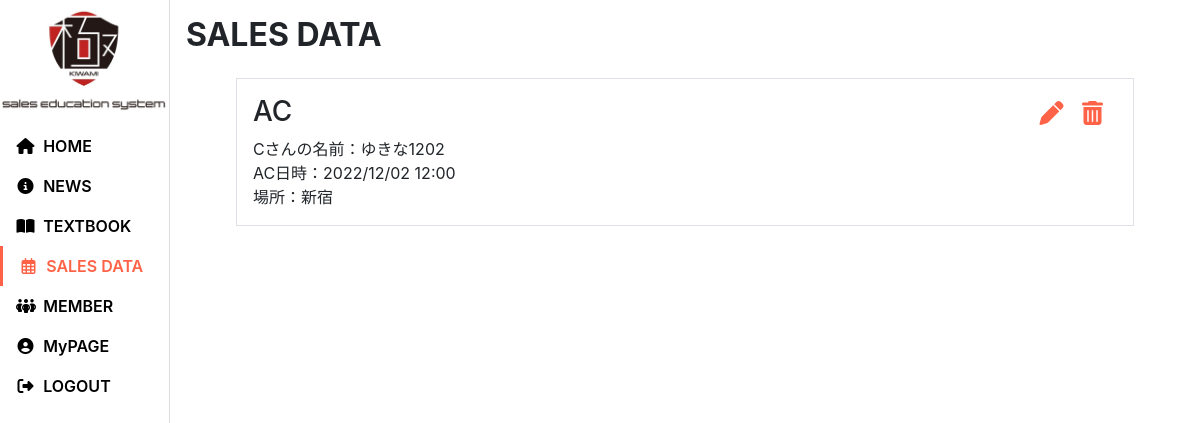
Page /sales/ac/18/ (signed in) on the committed database.
### sales/models.py (models this page shows, shortened)
class AC(models.Model):
    dt      = models.DateTimeField(verbose_name="投稿日時", default=timezone.now)
    user    = models.ForeignKey(settings.AUTH_USER_MODEL, verbose_name="投稿者", on_delete=models.CASCADE)
    ac_date = models.DateTimeField(verbose_name="AC日時")
    c_name  = models.CharField(verbose_name="Cさんの名前", max_length=10, null=True, blank=True)
    place   = models.CharField(verbose_name="AC場所", max_length=200, null=True, blank=True)

### sales/views.py (the view, shortened to what this page needs)
class ACDetailView(LoginRequiredMixin,View):
    def get(self, request, pk, *args, **kwargs):
        context = {}
        context["ac"]   = AC.objects.filter(id=pk).first()
        return render(request, "sales/ac_detail.html", context)

### templates/sales/ac_detail.html (shortened to what this page needs)
{% extends "oneall/base.html" %}
{% load static %}
{% block extra_head %}
<link rel="stylesheet" href="{% static 'sales/css/index.css' %}">
<link rel="stylesheet" href="{% static 'sales/css/detail.css' %}">
{% endblock %}
{% block main %}
<h1>SALES DATA</h1>
<div class="sales_data_detail border">
    <div class="sales_data_icons">
        <label class="sales_data_icon edit" value="{{ ac.id }}" for="ac_edit_chk"><i class="fa-solid fa-pen"></i></label>
        <button class="sales_data_icon trash" value="{{ ac.id }}"><i class="fa-solid fa-trash-can"></i></button>
    </div>
    <div class="sales_data_detail_content">
        <h3>AC</h3>
        <div>Cさんの名前：{{ ac.c_name }}</div>
        <div>AC日時：{{ ac.ac_date|date:'Y/m/d H:i' }}</div>
        {% if ac.place %}
        <div>場所：{{ ac.place|linebreaksbr|default:'' }}</div>
        {% endif %}
    </div>
</div>
{% endblock %}

### static/oneall/css/base.css (style rules this page uses)
:root { --main-color: #FF6347; --pentad-color1: #FF6347; --pentad-color2: #FF47E3; --pentad-color3: #E3FF47; --pentad-color4: #47FFBF; --pentad-color5: #4788FF; --accent-color6: #FF6347; --tag-color: #777; --inactive-color: #bababa; --cancel-btn-color: #ddd; --text-color: #000; --border-color: rgb(221, 221, 221); }
@media screen and (min-width: 768px) { h1 { font-size: 2rem; font-weight: bold; margin-bottom: 1.5rem; } }

### static/sales/css/detail.css (style rules this page uses)
.sales_data_detail { width: 90%; margin: 1rem auto; padding: 1rem; position: relative; }
.sales_data_icons { position: absolute; top: 0; right: 0; margin: 1rem 1rem; }
.sales_data_icon { display: inline-block; margin-right: 0.5rem; border: none; background-color: white; color: var(--main-color); font-size: 1.5rem; cursor: pointer; }

### rows in the picture
AC: c_name "ゆきな1202", ac_date "2022/12/02 12:00", place "新宿"
